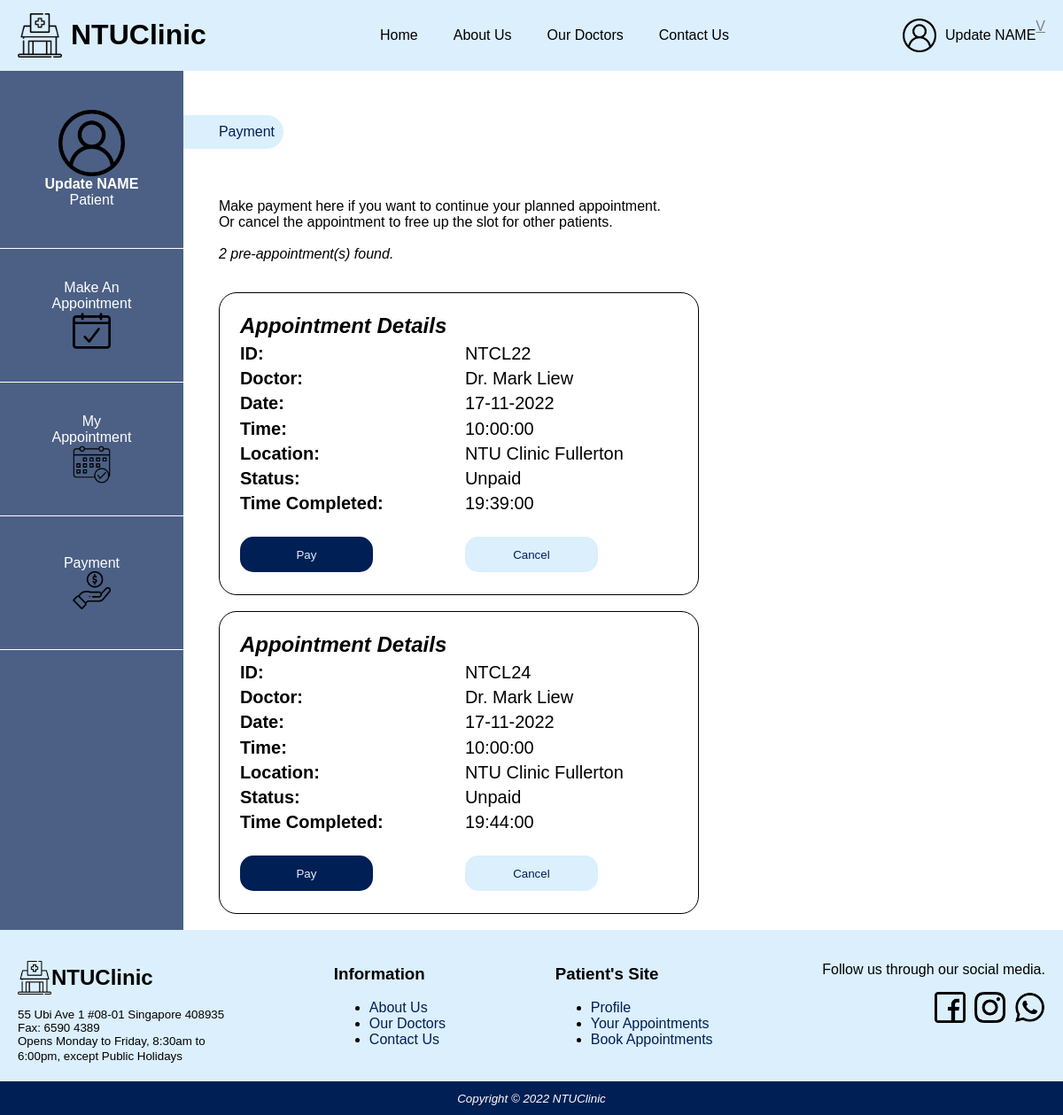
The page /patient/payment.php (signed in) on the database its author committed.
### tables this page shows
CREATE TABLE `Patients` (
  `userid` int(10) UNSIGNED NOT NULL,
  `name` char(255) NOT NULL,
  `image` char(100) NOT NULL,
  `contact` char(10) NOT NULL,
  `nric` char(10) NOT NULL,
  `signupdate` varchar(20) NOT NULL,
  `birthday` varchar(15) NOT NULL,
  `email` char(100) NOT NULL,
  `password` char(255) NOT NULL
);

CREATE TABLE `Appointments` (
  `appointmentID` int(10) UNSIGNED NOT NULL,
  `user` int(11) NOT NULL,
  `location` char(200) NOT NULL,
  `doctor` char(100) NOT NULL,
  `date` date NOT NULL,
  `time` time NOT NULL,
  `timeCompleted` time NOT NULL,
  `paid_status` tinyint(1) NOT NULL,
  `book_status` tinyint(1) NOT NULL
);

CREATE TABLE `Doctors` (
  `doctorid` int(10) UNSIGNED NOT NULL,
  `docname` char(255) NOT NULL,
  `description` text DEFAULT NULL,
  `clinicid` int(11) NOT NULL,
  `image` char(100) NOT NULL,
  `contact` char(10) NOT NULL,
  `joindate` varchar(11) NOT NULL,
  `certexp` varchar(11) NOT NULL,
  `email` char(100) NOT NULL,
  `password` char(255) NOT NULL
);

CREATE TABLE `Clinics` (
  `clinicid` int(10) UNSIGNED NOT NULL,
  `clinicname` char(255) NOT NULL,
  `cliniclocation` char(255) DEFAULT NULL,
  `cliniccontact` char(50) NOT NULL
);

### methods/getUserData.php (called while the page is built, shortened)
<?php
include "dbconnect.php";
if (isset($_SESSION['valid_user']))
{
  $currentUserId = $_SESSION['valid_user_id'];
  $currentUserType = $_SESSION['valid_user_type'];
  $uid = 'userid';
  $query = 'select * from '.$currentUserType.' '
           ."where ".$uid."='$currentUserId'";
  $result = $dbcnx->query($query);
  if ($result->num_rows >0 )
  {
    while ($row = mysqli_fetch_assoc($result)){
      $currentUserData = $row;
    }
  }
}
?>

### patient/preappointmentRetrieval.php (called while the page is built, shortened)
<?php include "../methods/getUserData.php";
		$db = mysqli_connect('localhost', 'root', '');
		mysqli_select_db($db,'project');
		$sql=
		"SELECT a.user, a.location, a.doctor, a.date, a.time,
		a.paid_status, a.book_status, a.timeCompleted
		FROM appointments a
		INNER JOIN patients p on a.user = p.userid";
		$result = mysqli_query($db,$sql);
	$count=0;
	while ($row = mysqli_fetch_assoc($result)){
	if ($row['user'] == $currentUserData['userid']) {
		if ($row['paid_status'] == "0") {
			if ($row['book_status'] == "1")
			{
			$count=$count+1;
			}
		}
	}
	}
?>

### patient/payment.php (the view, shortened to what this page needs)
<!DOCTYPE html>
<html lang="en">
<head>
<link rel="stylesheet" href="../style.css" />
<link rel="stylesheet" href="./sidepanel.css" />
<link rel="stylesheet" href="./myappointment.css" />
<body>
<div id="wrapper">
	<?php include 'header.php'; ?>
	<div id="bodycontent">
	<?php include "sidepanel.php"; ?>
	<div class="leftcontent">
	<div class="breadcrumb">
			<a href="payment.php" class="botnav">Payment</a>
		</div>
	<div class="maincontainer">
	<dt id="abcd">
		<?php include 'preappointmentRetrieval.php';
		echo "<p>
		Make payment here if you want to continue your planned appointment.<br>
		Or cancel the appointment to free up the slot for other patients.<br><br>" .
		"<i>" . $count . " pre-appointment(s) found.</i></p><br>";
		?>
		<?php
		include "../methods/getUserData.php";
		$db = mysqli_connect('localhost', 'root', '');
		mysqli_select_db($db,'project');
		$sql=
		"SELECT *
		FROM appointments a
		INNER JOIN patients p on a.user = p.userid
		INNER JOIN doctors d on a.doctor = d.doctorid
		INNER JOIN clinics c on a.location = c.clinicid";
		$result = mysqli_query($db,$sql);
		while ($row = mysqli_fetch_assoc($result)){
		if ($row['user'] == $currentUserData['userid']) {
		if ($row['paid_status'] == "0") {
			if ($row['book_status'] == "1")
			{
			$apptID = $row['appointmentID'];
			$location = $row['clinicname'];
			$doctor = $row['docname'];
			$date = $row['date'];
			$time = $row['time'];
			$date2 = date("d-m-Y", strtotime($date));
			$timeCompleted = $row['timeCompleted'];
			echo "
			<div class='table-wrapper'>
			<table class='appointment-table' style='font-size:20px;height:300px;width:450px;'>
			<th colspan='2' style='float:left;font-size:24px;'>
				<i>Appointment Details</i>
			</th>
			<tr>
				<td style='width:250px;'><b>ID: </b></td>
				<td><span id='doctor'>
				NTCL$apptID
				</span></td>
			</tr>
			<tr>
				<td style='width:250px;'><b>Doctor: </b></td>
				<td><span id='doctor'>
				$doctor
				</span></td>
			</tr>
			<tr>
				<td style='width:250px;'><b>Date: </b></td>
				<td><span id='date'>
				$date2
				</span></td>
			</tr>
			<tr>
				<td style='width:250px;'><b>Time: </b></td>
				<td><span id='time'>
				$time
				</span></td>
			</tr>
			<tr>
				<td style='width:250px;'><b>Location: </b></td>
				<td><span id='location'>
				$location
				</span></td>
			</tr>
			<tr>
				<td style='width:250px;'><b>Status: </b></td>
				<td><span id='status'>
				Unpaid
				</span></td>
			</tr>
			<tr>
				<td style='width:250px;'><b>Time Completed: </b></td>
				<td><span id='time_completed'>
				$timeCompleted
				</span></td>
			</tr>
			<tr>
			<form action='confirmpayment.php' method='post'>
			<td style='float: center; width:250px;'>
					<input value='$apptID' name='apptID' type='hidden'/>
					<button id='editbutton' onclick='alertpopup2()' type='submit' class='darkbluebutton'>Pay</button>
					</td>
					</form>
			<td style='float: center;'>
				<form action='cancelappointment.php' method='post'>
				<input value='$apptID' name='apptID' type='hidden'/>
					<button id='cancelbutton' onclick='alertpopup()' class='primarybutton'>Cancel</button>
				</form>
			</td>
			</td>
			</tr>
			</table>
			</div>
			<br>";
			}
			}
			}
			}
		?>
	</div>
	</div>
	</div>
	<?php include "footer.php";?>
</div>
</body>

### patient/sidepanel.php
<?php
  include '../methods/getUserData.php';
    echo '<div class="sidecontainer">';
    echo '<nav id="sidepanel">';
    echo '<a href="profile.php"><div class="panel" id="panel1">';
    echo '<img src="../images/profile.png" width="75" height="75">';
    echo '<p><b>'.$currentUserData['name'].'</b>';
    echo '<p>Patient</p>';
    echo '</div></a>';
    echo '<a href="bookappointment.php" id="sidenav">';
    echo '<div class="panel">';
    echo '<p id="abc">Make An<br>Appointment</p>';
    echo '<img src="../images/bookappointment.png" width="43" height="43"> ';
    echo '</div></a>';
    echo '<a href="myappointment.php" id="sidenav">';
    echo '<div class="panel">';
    echo '<p id="abc">My<br>Appointment</p>';
    echo '<img src="../images/myappointment.png" width="43" height="43">';
    echo '</div> </a>';
    echo '<a href="payment.php" id="sidenav">';
    echo '<div class="panel">';
    echo '<p id="abc">Payment</p>';
    echo '<img src="../images/payment.png" width="43" height="43">';
    echo '</div> </a>';
    echo '</nav>';
    echo '</div>';
?>

### style.css (style rules this page uses)
body { margin: 0px; width: 100vw; min-height: 100vh; overflow-x: hidden; font-family:arial, sans-serif; }
img { object-fit: cover; }
nav > a { text-decoration: none; color: #000000; }
#bodycontent { background-color: #FFFFFF; min-height: calc(100vh - 40px); }
.botnav { color:#001f54; }
.primarybutton { background: #dbeffd; color: #001f54; border: none; border-radius: 80px; height: 40px; width: 150px; cursor: pointer; margin-top: 20px; }
.darkbluebutton { background: #001f54; color: #dbeffd; border: none; border-radius: 80px; height: 40px; width: 150px; cursor: pointer; margin-top: 20px; }
#wrapper { margin: auto; }

### patient/sidepanel.css (style rules this page uses)
.sidecontainer { width:250px; height:auto; background-color: #4c6085; color: white; width: 250px; }
.panel { display: flex; flex-direction: column; justify-content: center; align-items: center; color: white; background-color: #4c6085; cursor: pointer; height: 150px; text-align: center; border-bottom: 1px white solid; }
.panel > p { margin: 0px; }
#panel1 { height:200px; }
#sidenav { text-decoration: none; color: white; }
#bodycontent { display: flex; flex-direction: row; }
.leftcontent { width: 100%; }
.breadcrumb { color: #001f54; margin: 50px 0px 20px 0; background-color: #dbeffd; padding: 10px; padding-left: 40px; border-radius: 0 40px 40px 0; width: max-content; }
.maincontainer { padding-left: 40px; padding-top: 20px; }
.botnav { text-decoration: none; }

### patient/myappointment.css (style rules this page uses)
#editbutton { padding-left:20px; padding-right:20px; padding-top: 3px; padding-bottom: 3px; border-radius: 15px; }
#cancelbutton { padding-left:20px; padding-right:20px; padding-top: 3px; padding-bottom: 3px; border-radius: 15px; }
.table-wrapper { padding: 20px; border: 1px solid; border-radius: 20px; width: 500px; }

### rows shown on the page
patients: name "Update NAME"
appointments: appointmentID "22", doctors.docname "Dr. Mark Liew", date "17-11-2022", time "10:00:00", clinics.clinicname "NTU Clinic Fullerton", timeCompleted "19:39:00"
appointments: appointmentID "24", doctors.docname "Dr. Mark Liew", date "17-11-2022", time "10:00:00", clinics.clinicname "NTU Clinic Fullerton", timeCompleted "19:44:00"

### other values the page prints
$_SESSION["valid_user"] "Update NAME"
$count "2"
